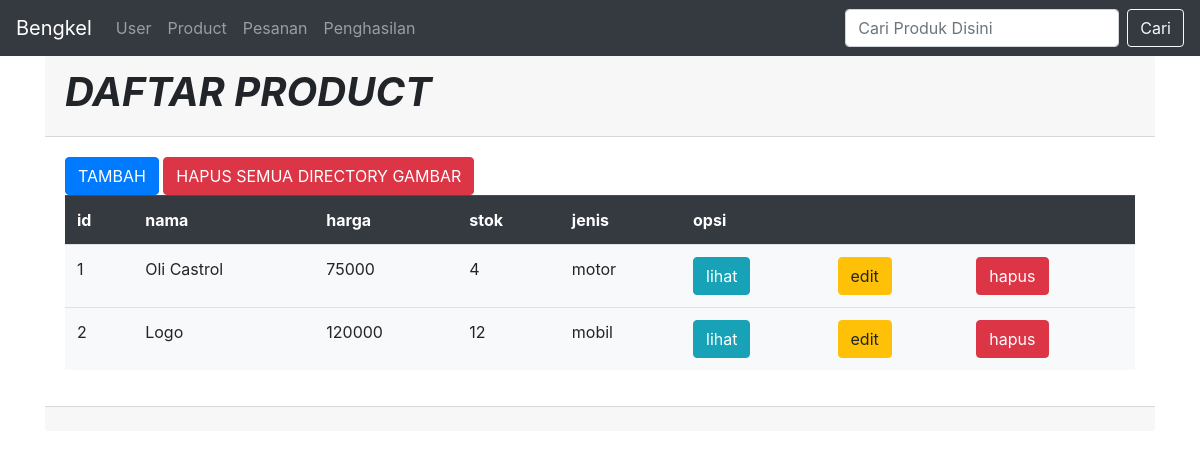
Screenshot of /admin/product.php (signed in) with the database file from the repository.
### tables this page shows
CREATE TABLE `product` (
  `id` int(11) NOT NULL,
  `nama` varchar(60) NOT NULL,
  `harga` int(11) NOT NULL,
  `stok` int(11) NOT NULL,
  `jenis` varchar(60) NOT NULL,
  `foto` varchar(120) NOT NULL
);

### library/controller.php (called while the page is built, shortened)
<?php
class controller{
   protected $con;
   public function __construct($localhost,$username,$password,$database)
   {
      $this->con = mysqli_connect($localhost,$username,$password,$database);
   }
   public function select($table)
   {
      $sql = "SELECT * FROM $table";
      $query = mysqli_query($this->con,$sql);
      return $query;
   }
}
?>

### admin/product.php (the view, shortened to what this page needs)
<?php
if($_SESSION['status_login_admin'] == "login"){
  require '../library/controller.php';
  $product = new controller("localhost","root","","bengkel");
  ?>
  <!DOCTYPE html>
  <html lang="en">
  <head>
    <link rel="stylesheet" href="../asset/css/bootstrap.css">
  </head>
  <body>
    <nav class="navbar navbar-expand-lg navbar-dark bg-dark">
      <a class="navbar-brand" href="logout.php">Bengkel</a>
      <div class="collapse navbar-collapse" id="navbarSupportedContent">
        <ul class="navbar-nav mr-auto">
          <li class="nav-item"><a class="nav-link" href="user.php">User</a></li>
          <li class="nav-item"><a class="nav-link" href="product.php">Product</a></li>
          <li class="nav-item"><a class="nav-link" href="pesanan.php">Pesanan</a></li>
          <li class="nav-item"><a class="nav-link" href="penghasilan.php">Penghasilan</a></li>
        </ul>
        <form class="form-inline my-2 my-lg-0" method="get" action="product.php?cari">
          <input require class="form-control mr-sm-2" name="cari" type="search" placeholder="Cari Produk Disini" aria-label="Cari">
          <button class="btn btn-outline-light my-2 my-sm-0" type="submit">Cari</button>
        </form>
      </div>
    </nav>
    <div class="container">
      <div>
        <div class="card-header">
          <h1><strong><i>DAFTAR PRODUCT</i></strong></h1>
        </div>
        <div class="card-body">
          <a href="crud.php?tambah"><input type="button" name="tambah" value="TAMBAH" class="btn btn-primary"></a>
          <input type="button" onclick="return gambar()" value="HAPUS SEMUA DIRECTORY GAMBAR" class="btn btn-danger" name="">
          <table class="table">
            <tr class="thead-dark">
              <th>id</th>
              <th>nama</th>
              <th>harga</th>
              <th>stok</th>
              <th>jenis</th>
              <th colspan="3">opsi</th>
            </tr>
            <?php
            if (isset($_GET['cari'])) {
              $cari = new controller("localhost","root","","bengkel");
              $result = $cari->cari("product","nama",$_GET['cari']);
            }else{
              $result = $product->select("product");
            }
            ?>
            <?php
            foreach ($result as $key) {
              ?>
              <tr class="bg-light">
                <td><?php echo $key['id'] ?></td>
                <td><?php echo $key['nama'] ?></td>
                <td><?php echo $key['harga'] ?></td>
                <td><?php echo $key['stok'] ?></td>
                <td><?php echo $key['jenis'] ?></td>
                <td><a href="crud.php?lihat=<?php echo $key['id'] ?>"><input type="button" name="lihat" value="lihat" class="btn btn-info"></a></td>
                <td><a href="crud.php?edit=<?php echo $key['id'] ?>"><input type="button" name="edit" value="edit" class="btn btn-warning"></a></td>
                <td><input type="button" name="hapus" value="hapus" onclick="return hapus()" class="btn btn-danger"></td>
              </tr>
              <?php
            }
            ?>
          </table>
        </div>
        <div class="card-footer">
        </div>
      </div>
    </div>
 </body>
 </html>
 <?php
}else{
  echo "<script>alert('anda harus login');document.location.href='../'</script>";
}
?>

### rows the page displays
product: id "1", nama "Oli Castrol", harga "75000", stok "4", jenis "motor"
product: id "2", nama "Logo", harga "120000", stok "12", jenis "mobil"
